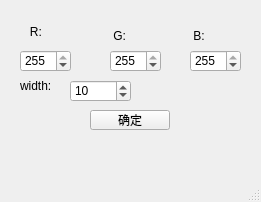
<?xml version="1.0" encoding="UTF-8"?>
<ui version="4.0">
 <class>MainWindow1</class>
 <widget class="QMainWindow" name="MainWindow1">
  <property name="geometry">
   <rect>
    <x>0</x>
    <y>0</y>
    <width>261</width>
    <height>202</height>
   </rect>
  </property>
  <property name="windowTitle">
   <string>pen</string>
  </property>
  <widget class="QWidget" name="centralwidget">
   <widget class="QPushButton" name="pushButton_2">
    <property name="geometry">
     <rect>
      <x>90</x>
      <y>110</y>
      <width>80</width>
      <height>20</height>
     </rect>
    </property>
    <property name="text">
     <string>确定</string>
    </property>
   </widget>
   <widget class="QLabel" name="label">
    <property name="geometry">
     <rect>
      <x>20</x>
      <y>22</y>
      <width>51</width>
      <height>20</height>
     </rect>
    </property>
    <property name="text">
     <string>   R:</string>
    </property>
   </widget>
   <widget class="QLabel" name="label_2">
    <property name="geometry">
     <rect>
      <x>100</x>
      <y>30</y>
      <width>54</width>
      <height>12</height>
     </rect>
    </property>
    <property name="text">
     <string>    G:</string>
    </property>
   </widget>
   <widget class="QLabel" name="label_3">
    <property name="geometry">
     <rect>
      <x>180</x>
      <y>30</y>
      <width>54</width>
      <height>12</height>
     </rect>
    </property>
    <property name="text">
     <string>    B:</string>
    </property>
   </widget>
   <widget class="QSpinBox" name="spinBox">
    <property name="geometry">
     <rect>
      <x>20</x>
      <y>50</y>
      <width>51</width>
      <height>22</height>
     </rect>
    </property>
    <property name="maximum">
     <number>255</number>
    </property>
    <property name="value">
     <number>255</number>
    </property>
   </widget>
   <widget class="QSpinBox" name="spinBox_2">
    <property name="geometry">
     <rect>
      <x>110</x>
      <y>50</y>
      <width>51</width>
      <height>22</height>
     </rect>
    </property>
    <property name="maximum">
     <number>255</number>
    </property>
    <property name="value">
     <number>255</number>
    </property>
   </widget>
   <widget class="QSpinBox" name="spinBox_3">
    <property name="geometry">
     <rect>
      <x>190</x>
      <y>50</y>
      <width>51</width>
      <height>22</height>
     </rect>
    </property>
    <property name="maximum">
     <number>255</number>
    </property>
    <property name="value">
     <number>255</number>
    </property>
   </widget>
   <widget class="QLabel" name="label_4">
    <property name="geometry">
     <rect>
      <x>20</x>
      <y>80</y>
      <width>54</width>
      <height>12</height>
     </rect>
    </property>
    <property name="text">
     <string>width:</string>
    </property>
   </widget>
   <widget class="QSpinBox" name="spinBox_4">
    <property name="geometry">
     <rect>
      <x>70</x>
      <y>80</y>
      <width>61</width>
      <height>22</height>
     </rect>
    </property>
    <property name="maximum">
     <number>20</number>
    </property>
    <property name="value">
     <number>10</number>
    </property>
   </widget>
  </widget>
  <widget class="QMenuBar" name="menubar">
   <property name="geometry">
    <rect>
     <x>0</x>
     <y>0</y>
     <width>261</width>
     <height>21</height>
    </rect>
   </property>
  </widget>
  <widget class="QStatusBar" name="statusbar"/>
 </widget>
 <resources/>
 <connections/>
</ui>
